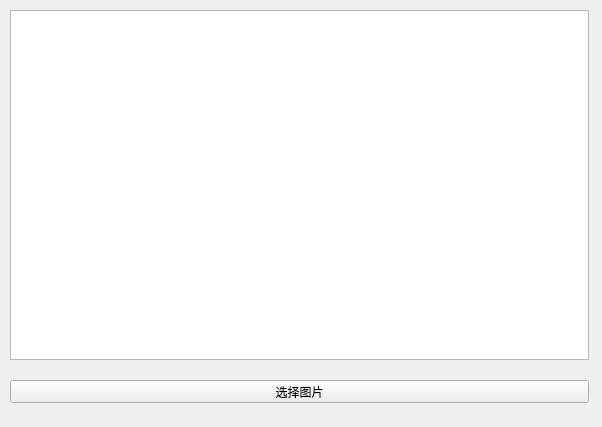
<?xml version="1.0" encoding="UTF-8"?>
<ui version="4.0">
 <class>RGB2HSVClass</class>
 <widget class="QWidget" name="RGB2HSVClass">
  <property name="geometry">
   <rect>
    <x>0</x>
    <y>0</y>
    <width>602</width>
    <height>427</height>
   </rect>
  </property>
  <property name="windowTitle">
   <string>RGB2HSV</string>
  </property>
  <widget class="QGraphicsView" name="graphicsView">
   <property name="geometry">
    <rect>
     <x>10</x>
     <y>10</y>
     <width>579</width>
     <height>350</height>
    </rect>
   </property>
   <property name="mouseTracking">
    <bool>true</bool>
   </property>
  </widget>
  <widget class="QPushButton" name="pushButton">
   <property name="geometry">
    <rect>
     <x>10</x>
     <y>380</y>
     <width>579</width>
     <height>23</height>
    </rect>
   </property>
   <property name="text">
    <string>选择图片</string>
   </property>
  </widget>
 </widget>
 <layoutdefault spacing="6" margin="11"/>
 <resources>
  <include location="RGB2HSV.qrc"/>
 </resources>
 <connections/>
</ui>
